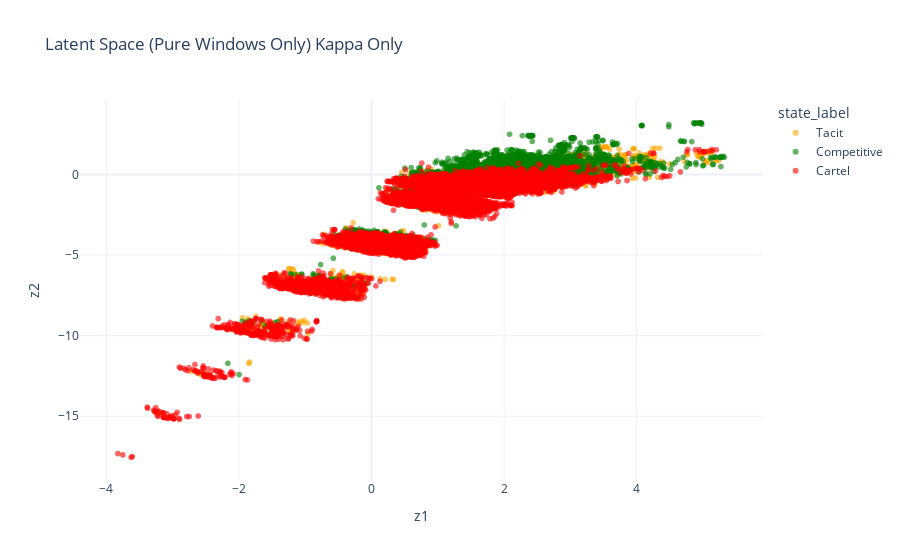

Source (notebook cell):
### Code cell
#plotting embedding
# Focus on pure windows only for clarity
pure = validation_df[validation_df["is_pure_80"] == 1].copy()

# Map state labels for readability
state_map = {0: "Competitive", 1: "Tacit", 2: "Cartel"}
pure["state_label"] = pure["state_mode"].map(state_map)

fig = px.scatter(
    pure,
    x="z1",
    y="z2",
    color="state_label",
    color_discrete_map={
        "Competitive": "green",
        "Tacit": "orange",
        "Cartel": "red",
    },
    title="Latent Space (Pure Windows Only) Kappa Only",
    opacity=0.6
)

fig.update_layout(template="plotly_white")
fig.show()

### Figure 1 — Plotly figure (JSON) as saved in the notebook; plotly's stock layout.template omitted (floating-point values rounded to 4 significant figures; data arrays with more than 128 entries replaced by an {"elided": "..."} marker saying what was removed)
{"data": [{"hovertemplate": "state_label=Tacit<br>z1=%{x}<br>z2=%{y}<extra></extra>", "legendgroup": "Tacit", "marker": {"color": "orange", "opacity": 0.6, "symbol": "circle"}, "mode": "markers", "name": "Tacit", "showlegend": true, "type": "scattergl", "x": {"elided": "6712 float values"}, "xaxis": "x", "y": {"elided": "6712 float values"}, "yaxis": "y"}, {"hovertemplate": "state_label=Competitive<br>z1=%{x}<br>z2=%{y}<extra></extra>", "legendgroup": "Competitive", "marker": {"color": "green", "opacity": 0.6, "symbol": "circle"}, "mode": "markers", "name": "Competitive", "showlegend": true, "type": "scattergl", "x": {"elided": "6844 float values"}, "xaxis": "x", "y": {"elided": "6844 float values"}, "yaxis": "y"}, {"hovertemplate": "state_label=Cartel<br>z1=%{x}<br>z2=%{y}<extra></extra>", "legendgroup": "Cartel", "marker": {"color": "red", "opacity": 0.6, "symbol": "circle"}, "mode": "markers", "name": "Cartel", "showlegend": true, "type": "scattergl", "x": {"elided": "11456 float values"}, "xaxis": "x", "y": {"elided": "11456 float values"}, "yaxis": "y"}], "layout": {"legend": {"title": {"text": "state_label"}, "tracegroupgap": 0}, "title": {"text": "Latent Space (Pure Windows Only) Kappa Only"}, "xaxis": {"anchor": "y", "domain": [0, 1], "title": {"text": "z1"}}, "yaxis": {"anchor": "x", "domain": [0, 1], "title": {"text": "z2"}}}}
